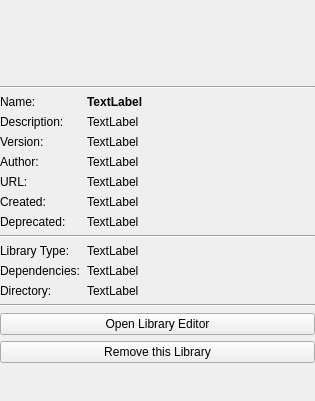
<?xml version="1.0" encoding="UTF-8"?>
<ui version="4.0">
 <class>librepcb::editor::LibraryInfoWidget</class>
 <widget class="QWidget" name="librepcb::editor::LibraryInfoWidget">
  <property name="geometry">
   <rect>
    <x>0</x>
    <y>0</y>
    <width>315</width>
    <height>401</height>
   </rect>
  </property>
  <property name="windowTitle">
   <string>Form</string>
  </property>
  <layout class="QVBoxLayout" name="verticalLayout">
   <property name="leftMargin">
    <number>0</number>
   </property>
   <property name="topMargin">
    <number>0</number>
   </property>
   <property name="rightMargin">
    <number>0</number>
   </property>
   <property name="bottomMargin">
    <number>0</number>
   </property>
   <item>
    <widget class="QLabel" name="lblIcon">
     <property name="minimumSize">
      <size>
       <width>80</width>
       <height>80</height>
      </size>
     </property>
     <property name="maximumSize">
      <size>
       <width>16777215</width>
       <height>80</height>
      </size>
     </property>
     <property name="lineWidth">
      <number>0</number>
     </property>
     <property name="text">
      <string/>
     </property>
     <property name="alignment">
      <set>Qt::AlignCenter</set>
     </property>
    </widget>
   </item>
   <item>
    <widget class="Line" name="line">
     <property name="orientation">
      <enum>Qt::Horizontal</enum>
     </property>
    </widget>
   </item>
   <item>
    <layout class="QFormLayout" name="formLayout">
     <item row="0" column="0">
      <widget class="QLabel" name="label">
       <property name="text">
        <string>Name:</string>
       </property>
      </widget>
     </item>
     <item row="0" column="1">
      <widget class="QLabel" name="lblName">
       <property name="font">
        <font>
         <weight>75</weight>
         <bold>true</bold>
        </font>
       </property>
       <property name="text">
        <string notr="true">TextLabel</string>
       </property>
       <property name="wordWrap">
        <bool>true</bool>
       </property>
      </widget>
     </item>
     <item row="1" column="0">
      <widget class="QLabel" name="label_2">
       <property name="text">
        <string>Description:</string>
       </property>
      </widget>
     </item>
     <item row="1" column="1">
      <widget class="QLabel" name="lblDescription">
       <property name="text">
        <string notr="true">TextLabel</string>
       </property>
       <property name="wordWrap">
        <bool>true</bool>
       </property>
      </widget>
     </item>
     <item row="2" column="0">
      <widget class="QLabel" name="label_3">
       <property name="text">
        <string>Version:</string>
       </property>
      </widget>
     </item>
     <item row="2" column="1">
      <widget class="QLabel" name="lblVersion">
       <property name="text">
        <string notr="true">TextLabel</string>
       </property>
       <property name="wordWrap">
        <bool>true</bool>
       </property>
      </widget>
     </item>
     <item row="3" column="0">
      <widget class="QLabel" name="label_7">
       <property name="text">
        <string>Author:</string>
       </property>
      </widget>
     </item>
     <item row="3" column="1">
      <widget class="QLabel" name="lblAuthor">
       <property name="text">
        <string notr="true">TextLabel</string>
       </property>
       <property name="wordWrap">
        <bool>true</bool>
       </property>
      </widget>
     </item>
     <item row="4" column="0">
      <widget class="QLabel" name="label_8">
       <property name="text">
        <string>URL:</string>
       </property>
      </widget>
     </item>
     <item row="4" column="1">
      <widget class="QLabel" name="lblUrl">
       <property name="text">
        <string notr="true">TextLabel</string>
       </property>
       <property name="wordWrap">
        <bool>true</bool>
       </property>
       <property name="textInteractionFlags">
        <set>Qt::TextBrowserInteraction</set>
       </property>
      </widget>
     </item>
     <item row="5" column="0">
      <widget class="QLabel" name="label_4">
       <property name="text">
        <string>Created:</string>
       </property>
      </widget>
     </item>
     <item row="5" column="1">
      <widget class="QLabel" name="lblCreated">
       <property name="text">
        <string notr="true">TextLabel</string>
       </property>
       <property name="wordWrap">
        <bool>true</bool>
       </property>
      </widget>
     </item>
     <item row="6" column="0">
      <widget class="QLabel" name="label_5">
       <property name="text">
        <string>Deprecated:</string>
       </property>
      </widget>
     </item>
     <item row="6" column="1">
      <widget class="QLabel" name="lblDeprecated">
       <property name="text">
        <string notr="true">TextLabel</string>
       </property>
       <property name="wordWrap">
        <bool>true</bool>
       </property>
      </widget>
     </item>
     <item row="7" column="0" colspan="2">
      <widget class="Line" name="line_2">
       <property name="orientation">
        <enum>Qt::Horizontal</enum>
       </property>
      </widget>
     </item>
     <item row="8" column="0">
      <widget class="QLabel" name="label_12">
       <property name="text">
        <string>Library Type:</string>
       </property>
      </widget>
     </item>
     <item row="8" column="1">
      <widget class="QLabel" name="lblLibType">
       <property name="text">
        <string notr="true">TextLabel</string>
       </property>
       <property name="wordWrap">
        <bool>true</bool>
       </property>
      </widget>
     </item>
     <item row="9" column="0">
      <widget class="QLabel" name="label_10">
       <property name="text">
        <string>Dependencies:</string>
       </property>
       <property name="alignment">
        <set>Qt::AlignLeading|Qt::AlignLeft|Qt::AlignTop</set>
       </property>
      </widget>
     </item>
     <item row="9" column="1">
      <widget class="QLabel" name="lblDependencies">
       <property name="text">
        <string notr="true">TextLabel</string>
       </property>
       <property name="textInteractionFlags">
        <set>Qt::LinksAccessibleByMouse|Qt::TextSelectableByMouse</set>
       </property>
      </widget>
     </item>
     <item row="10" column="0">
      <widget class="QLabel" name="label_11">
       <property name="text">
        <string>Directory:</string>
       </property>
      </widget>
     </item>
     <item row="10" column="1">
      <widget class="QLabel" name="lblDirectory">
       <property name="text">
        <string notr="true">TextLabel</string>
       </property>
       <property name="wordWrap">
        <bool>true</bool>
       </property>
       <property name="textInteractionFlags">
        <set>Qt::TextBrowserInteraction</set>
       </property>
      </widget>
     </item>
     <item row="11" column="0" colspan="2">
      <widget class="Line" name="line_3">
       <property name="orientation">
        <enum>Qt::Horizontal</enum>
       </property>
      </widget>
     </item>
     <item row="12" column="0" colspan="2">
      <widget class="QPushButton" name="btnOpenLibraryEditor">
       <property name="text">
        <string>Open Library Editor</string>
       </property>
      </widget>
     </item>
     <item row="13" column="0" colspan="2">
      <widget class="QPushButton" name="btnRemove">
       <property name="text">
        <string>Remove this Library</string>
       </property>
      </widget>
     </item>
    </layout>
   </item>
  </layout>
 </widget>
 <resources/>
 <connections/>
</ui>
